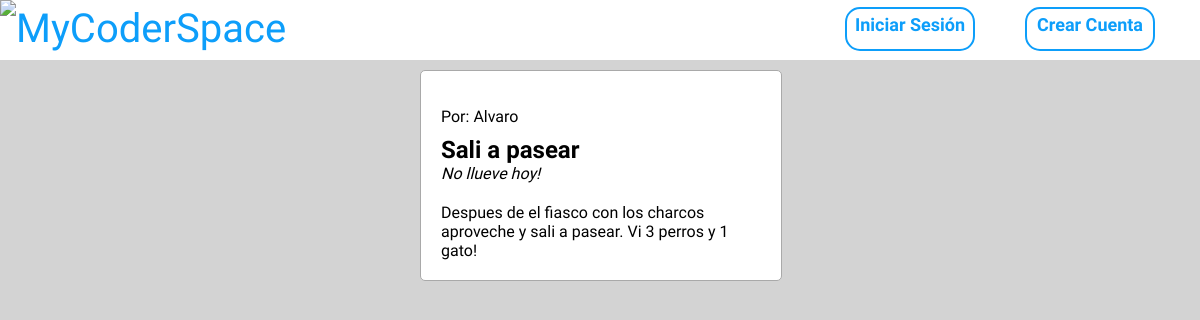
/detail/8/, run on the app's committed database.
### MyCoderSpace/models.py (models this page shows, shortened)
class BlogModel(models.Model):
    titulo = models.CharField(max_length=100)
    sub_titulo = models.CharField(max_length=100)
    cuerpo = models.TextField()
    autor = models.ForeignKey(User, on_delete=models.CASCADE)
    fecha_creacion = models.DateField(auto_now_add=True)

### MyCoderSpace/views.py (the view)
# urls.py: path("detail/<pk>/", views.BlogDetail.as_view(), name = "detail"),
class BlogDetail(DetailView):
    model = BlogModel
    template_name = "blog_detail.html"

### MyCoderSpace/templates/blog_detail.html (shortened to what this page needs)
{% extends "createblog.html" %}
{% load static %}
{% block contenidoDinamico %}
    <div id="cuerpo">
      <div id="cuadricula">
        <div id="blog">
          <div id="texto-blog">
            <p id="autor">Por: {{object.autor}}</p>
            <p id="titulo">{{object.titulo}}</p>
            <p id="sub_titulo">{{object.sub_titulo}}</p>
            <p id="cuerpo-blog2">{{object.cuerpo}}</p>
          </div>
        </div>
      </div>
    </div>
{% endblock %}

### MyCoderSpace/templates/createblog.html (style rules this page uses)
body, html { margin: 0px; padding: 0px; font-family: 'Mukta', sans-serif; color: black; border: 0px; background: lightgray; }
#cuerpo { display: flex; flex-wrap: nowrap; align-items: center; margin-top: 10px; padding: 0px; width: 100%; height: 100%; width: 100%; }
#cuadricula { display: inline-block; height: 92%; width: 30%; margin-bottom: 0px; margin-top: 0px; margin-right: auto; margin-left: auto; }
#blog { display: flex; width: 100%; height: 430px; margin: 0px auto; background: white; border: 1px solid darkgray; border-radius: 5px; }
#texto-blog { margin: -10px auto 0px auto; }
#texto-blog p { margin-bottom: 0px; }
#autor { display: inline-block; }
#titulo { font-size: 20px; margin-top: -15px; }

### MyCoderSpace/templates/blog_detail.html (style rules this page uses)
#blog { height: 30%; }
#texto-blog { margin: 20px; }
#titulo { margin-top: 10px; font-size: 24px; font-weight: 800; }
#sub_titulo { font-style: italic; margin-top: 0px; }
#cuerpo-blog2 { margin-top: 20px; }

### data on the page
BlogModel: autor "Alvaro", titulo "Sali a pasear", sub_titulo "No llueve hoy!", cuerpo "Despues de el fiasco con los charcos aproveche y sali a pasear. Vi 3 perros y 1 gato!"
